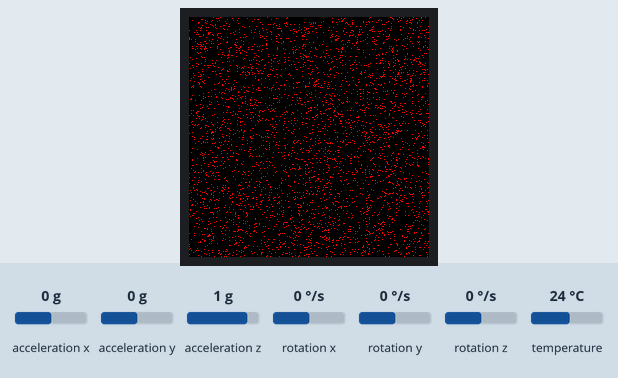
This sketch was run on a simulated ESP32-C3. On the bench: 240×240 colour display. Inputs (shaded band) come from the test bench; at power-on: acceleration x 0 g, acceleration y 0 g, acceleration z 1 g, rotation x 0 °/s, rotation y 0 °/s, rotation z 0 °/s, temperature 24 °C. Random numbers use the default seed unless the sketch sets one; what the sketch prints to the serial monitor is not drawn.

Above: at 1.4 s.

The sketch:

LCD_RoundScreen.ino
```cpp
#include "SPI.h"
#include "Adafruit_GFX.h"
#include "Adafruit_GC9A01A.h"

#include <Wire.h>
#include <Adafruit_MPU6050.h>
#include <Adafruit_Sensor.h>

Adafruit_MPU6050 mpu;

#define TFT_DC 2
#define TFT_CS 4
#define TFT_RST 5

#define TFT_SCK 18
#define TFT_MOSI 19
#define TFT_MISO 20

// Hardware SPI on Feather or other boards
Adafruit_GC9A01A tft(TFT_CS, TFT_DC, TFT_RST);

float averageRoll = 0;
float averagePitch = 0;

float minRoll = 100;
float maxRoll = -100;

float minPitch = 100;
float maxPitch = -100;


void setup() {

  Serial.begin(9600);

  SPI.begin(TFT_SCK, TFT_MISO, TFT_MOSI);

  Wire.begin(1, 3); // Specify SDA (0) and SCL (5) for ESP32-C3

  Serial.println("1");

  // test mpu innitalisation is functioning
  if (!mpu.begin()) {
    Serial.println("MPU6050 connection failed!");
    while (1);
  }

  Serial.println("2");

  // establish TFT communication
  tft.begin();

  // reset the screen
  tft.fillScreen(GC9A01A_BLACK);

  initialiseSand();

  Serial.println("3");
}
void loop(void) {
  sand();
  // ball();

}

const int sandAmount = 4000;
int sandX[sandAmount];
int sandY[sandAmount];

int sandGrid[240][240];

void initialiseSand(){
  // create sand particles
  for(int i = 0; i < sandAmount; i++){
    bool avaliable = false;

    // ensure that sand isnt placed ontop of eachother
    while(avaliable == false){
      sandX[i] = random(0, 240);
      sandY[i] = random(0, 240);

      if(sandGrid[sandX[i]][sandY[i]] == 0){
        sandGrid[sandX[i]][sandY[i]] = 1;
        avaliable = true;
      }
    }
    // draw particle onto the screen
    tft.drawPixel(sandX[i], sandY[i], GC9A01A_RED);
  }
}

// !!! TODO
// sand collsion is causing the sand to fall slowly (maybe?)
// sand also keeps getting stuck

// change the sensativity to 0 (done)
// create better collision
// remove drifting

void sand(){

  // creates 3 varaibles to hold the acceleration, gyroscope and tempreture data
  sensors_event_t a, g, temp;
  mpu.getEvent(&a, &g, &temp);

  // get roll and pitch of the gyroscope
  // EXPLAIN HOW IT WORKS
  float roll = atan2(a.acceleration.y, a.acceleration.z) * 180 / PI;
  float pitch = atan2(-a.acceleration.x, sqrt(a.acceleration.y * a.acceleration.y + a.acceleration.z * a.acceleration.z)) * 180 / PI;

  Serial.println("roll: ");
  Serial.print(roll);
  Serial.print(" pitch: ");
  Serial.print(pitch);

  int highest = 0;
  if(abs(round(roll)) > abs(round(pitch))){
    highest = abs(round(roll));
  }
  else{
    highest = abs(round(pitch));
  }

  Serial.print("highest");
  Serial.print(highest);
  Serial.println();


  // move all sand particles
  for(int i = 0; i < sandAmount; i++){

    // remove prior sand particle
    // tft.drawPixel(sandX[i], sandY[i], GC9A01A_BLACK);
    sandGrid[sandX[i]][sandY[i]] = 0;

    int newX = sandX[i];
    int newY = sandY[i];

    // get new sand particle position
    for(int j = 0; j < highest; j++){

      Serial.print(j);

      // needs to account for negative and positive
      if(j < abs(round(roll))){
        if(roll > 0){
          newX += 1;
        }
        else{
          newX -= 1;
        }

      }

      if(j < abs(round(pitch))){
        if(pitch > 0){
          newY -= 1;
        }
        else{
          newY += 1;
        }

      }

      // keep sand in screen
      int centerX = 120;
      int centerY = 120;
      int maxRadius = 120;

      float dx = newX - centerX;
      float dy = newY - centerY;
      float dist = sqrt(dx*dx + dy*dy);

      if (dist > maxRadius) {
          float scale = maxRadius / dist;
          newX = centerX + dx * scale;
          newY = centerY + dy * scale;
      }

      // check if sand is colliding
      if(sandGrid[newX][newY] == 0){
        tft.drawPixel(sandX[i], sandY[i], GC9A01A_BLACK);
        sandX[i] = newX;
        sandY[i] = newY;
        tft.drawPixel(sandX[i], sandY[i], GC9A01A_RED);
      }
      else{
        break;
      }

    }


    // draw sand particle in new position
    sandGrid[sandX[i]][sandY[i]] = 1;
    // tft.drawPixel(sandX[i], sandY[i], GC9A01A_RED);


  }


  // delay(10);
}

int ballX = 120;
int ballY = 120;

void ball(){
  sensors_event_t a, g, temp;
  mpu.getEvent(&a, &g, &temp);

  // --- 1. Basic Accelerometer-based Roll/Pitch ---
  // (In a real application, you would use a Sensor Fusion algorithm here)
  float roll = atan2(a.acceleration.y, a.acceleration.z) * 180 / PI;
  float pitch = atan2(-a.acceleration.x, sqrt(a.acceleration.y * a.acceleration.y + a.acceleration.z * a.acceleration.z)) * 180 / PI;

  Serial.print("Roll: ");
  Serial.print(roll);
  Serial.print(" deg | Pitch: ");
  Serial.print(pitch);
  Serial.println(" deg");


  // dont want it in a loop as it will keep reseting
  // tft.fillScreen(GC9A01A_BLACK);
  // tft.fillCircle(ballX, ballY, 20, GC9A01A_RED);

  double distance = round(sqrt(pow(ballX - 120, 2) + pow(ballY - 120,2)));
  Serial.println("ballX: ");
  Serial.print(ballX);
  Serial.println("ballY: ");
  Serial.print(ballY);

  tft.fillCircle(ballX, ballY, 20, GC9A01A_BLACK);

  // update position
  ballX += round(roll * 0.1);
  ballY -= round(pitch * 0.1);

  // ---- CLAMP INSIDE ROUND SCREEN ----
  int centerX = 120;
  int centerY = 120;
  int ballRadius = 20;
  int maxRadius = 120 - ballRadius;

  float dx = ballX - centerX;
  float dy = ballY - centerY;
  float dist = sqrt(dx*dx + dy*dy);

  if (dist > maxRadius) {
      float scale = maxRadius / dist;
      ballX = centerX + dx * scale;
      ballY = centerY + dy * scale;
  }
  // -----------------------------------

  // draw new ball
  tft.fillCircle(ballX, ballY, ballRadius, GC9A01A_RED);


  delay(10);
}
```
